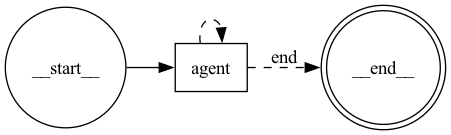

The script that saved this image:
"""基于大模型的单 Agent 图示例。

用 LangGraph 手动搭建一个「单 Agent 循环」：一个 agent 节点绑定工具，
LLM 决定是否调用工具；若有工具调用则执行后回到 agent 继续，直到不再调用工具时结束。

流程：
    START → agent ⇄ 条件边(是否还有工具调用) → END
"""

import json
import os
import urllib.parse
import urllib.request
from datetime import datetime
from typing import Annotated

from langchain_core.messages import AIMessage, AnyMessage, HumanMessage, SystemMessage, ToolMessage
from langchain_core.tools import tool
from langgraph.graph import END, START, StateGraph, add_messages
from pydantic import BaseModel

from llm.deepseek.global_setting import make_llm

_WEATHER_URL = "https://wttr.in/{city}?format=j1"


@tool
def get_weather(city: str) -> str:
    """查询指定城市的实时天气情况。

    Args:
        city: 城市名称，如「北京」「上海」。
    """
    url = _WEATHER_URL.format(city=urllib.parse.quote(city))
    with urllib.request.urlopen(url, timeout=15) as resp:
        data = json.loads(resp.read().decode("utf-8"))
    current = data["current_condition"][0]
    desc = current.get("lang_zh", [{}])[0].get("value", current["weatherDesc"][0]["value"])
    return f"{city}：{desc}，温度 {current['temp_C']}℃，湿度 {current['humidity']}%"


@tool
def get_current_time() -> str:
    """获取当前日期和时间。"""
    return datetime.now().strftime("%Y-%m-%d %H:%M:%S")


TOOLS = [get_weather, get_current_time]
_TOOL_BY_NAME = {t.name: t for t in TOOLS}

MAX_STEPS = 5  # 最多循环多少轮，防止死循环


class State(BaseModel):
    messages: Annotated[list[AnyMessage], add_messages]
    iteration: int = 0


# ---------------------------------------------------------------------------
# agent 节点：决定是否调用工具；调用则执行工具并把结果加回，等待下一轮
# ---------------------------------------------------------------------------
_agent_llm = make_llm().bind_tools(TOOLS)

_AGENT_PROMPT = SystemMessage(content="你是一个乐于助人的助手，可以查询天气和时间。")


def agent(state: State) -> dict:
    response = _agent_llm.invoke([_AGENT_PROMPT] + state.messages)

    out = [response]
    # 若 LLM 决定调用工具，执行后把结果作为 ToolMessage 加回
    for tc in response.tool_calls:
        result = _TOOL_BY_NAME[tc["name"]].invoke(tc["args"])
        out.append(ToolMessage(content=str(result), tool_call_id=tc["id"]))

    return {"messages": out, "iteration": state.iteration + 1}


# ---------------------------------------------------------------------------
# 条件边：还有工具调用就继续循环，否则结束
# ---------------------------------------------------------------------------
def should_continue(state: State) -> str:
    # 检查最近一条 AIMessage 是否发出了工具调用（工具结果 ToolMessage 不算）
    for m in reversed(state.messages):
        if isinstance(m, AIMessage):
            if m.tool_calls and state.iteration < MAX_STEPS:
                return "agent"
            return "end"
    return "end"


def build_graph():
    builder = StateGraph(State)
    builder.add_node("agent", agent)

    builder.add_edge(START, "agent")
    builder.add_conditional_edges("agent", should_continue, {"agent": "agent", "end": END})

    return builder.compile()


# ---------------------------------------------------------------------------
# 使用 graphviz 把编译后的图渲染成流程图
# ---------------------------------------------------------------------------
SCRIPT_DIR = os.path.dirname(os.path.abspath(__file__))


def render_graphviz(graph, output_name: str = "agent_graph", output_format: str = "png"):
    """把 LangGraph 编译图转换成 graphviz 流程图并渲染。

    - 始终输出 DOT 源码（不依赖系统 dot 命令）
    - 尝试渲染成图片文件（需要系统安装 Graphviz 提供 dot 命令）
    """
    drawable = graph.get_graph()

    try:
        from graphviz import Digraph
    except ImportError:
        print("[WARN] 未安装 graphviz 包，回退为 LangGraph 内置 mermaid 源码：")
        print(drawable.draw_mermaid())
        return None

    dot = Digraph(comment="LangGraph Agent Flow", format=output_format)
    dot.attr(rankdir="LR")  # 从左到右布局

    shape_map = {START: "circle", END: "doublecircle"}
    for node_id in drawable.nodes:
        dot.node(node_id, label=node_id, shape=shape_map.get(node_id, "box"))

    for edge in drawable.edges:
        label = edge.data if edge.data else ""
        if edge.conditional:
            dot.edge(edge.source, edge.target, label=label, style="dashed")
        else:
            dot.edge(edge.source, edge.target, label=label)

    # 输出 DOT 源码
    print("=" * 60)
    print("DOT 源码（graphviz）:")
    print("=" * 60)
    print(dot.source)

    # 保存 .gv 文件（不依赖系统 Graphviz）
    output_dir = os.environ.get("GRAPH_OUTPUT_DIR") or SCRIPT_DIR
    os.makedirs(output_dir, exist_ok=True)
    output_file = os.path.join(output_dir, output_name)
    dot.save(output_file + ".gv")
    print(f"DOT 文件已保存: {output_file}.gv")

    # 渲染成图片（需要系统安装 Graphviz / dot）
    try:
        rendered_path = dot.render(output_file, cleanup=True, view=False)
        print(f"流程图已保存: {rendered_path}")
    except Exception as exc:  # noqa: BLE001
        print(f"[WARN] 渲染图片失败（可能未安装系统 Graphviz/dot）: {exc}")

    return dot


def main():
    graph = build_graph()
    question = "北京现在天气怎么样？再顺便告诉我现在几点"
    print(f"提问：{question}\n")

    result = graph.invoke({"messages": [HumanMessage(content=question)]})

    print("执行轨迹：")
    for m in result["messages"]:
        if isinstance(m, ToolMessage):
            print(f"  [工具结果] {m.content}")
        elif isinstance(m, AIMessage) and m.tool_calls:
            print(f"  [调用工具] {[t['name'] for t in m.tool_calls]}")

    print(f"\n共循环 {result['iteration']} 轮\n")
    print("最终回答：")
    print(result["messages"][-1].content)

    # 渲染流程图
    render_graphviz(graph, output_name="agent_graph", output_format="png")


if __name__ == "__main__":
    main()
